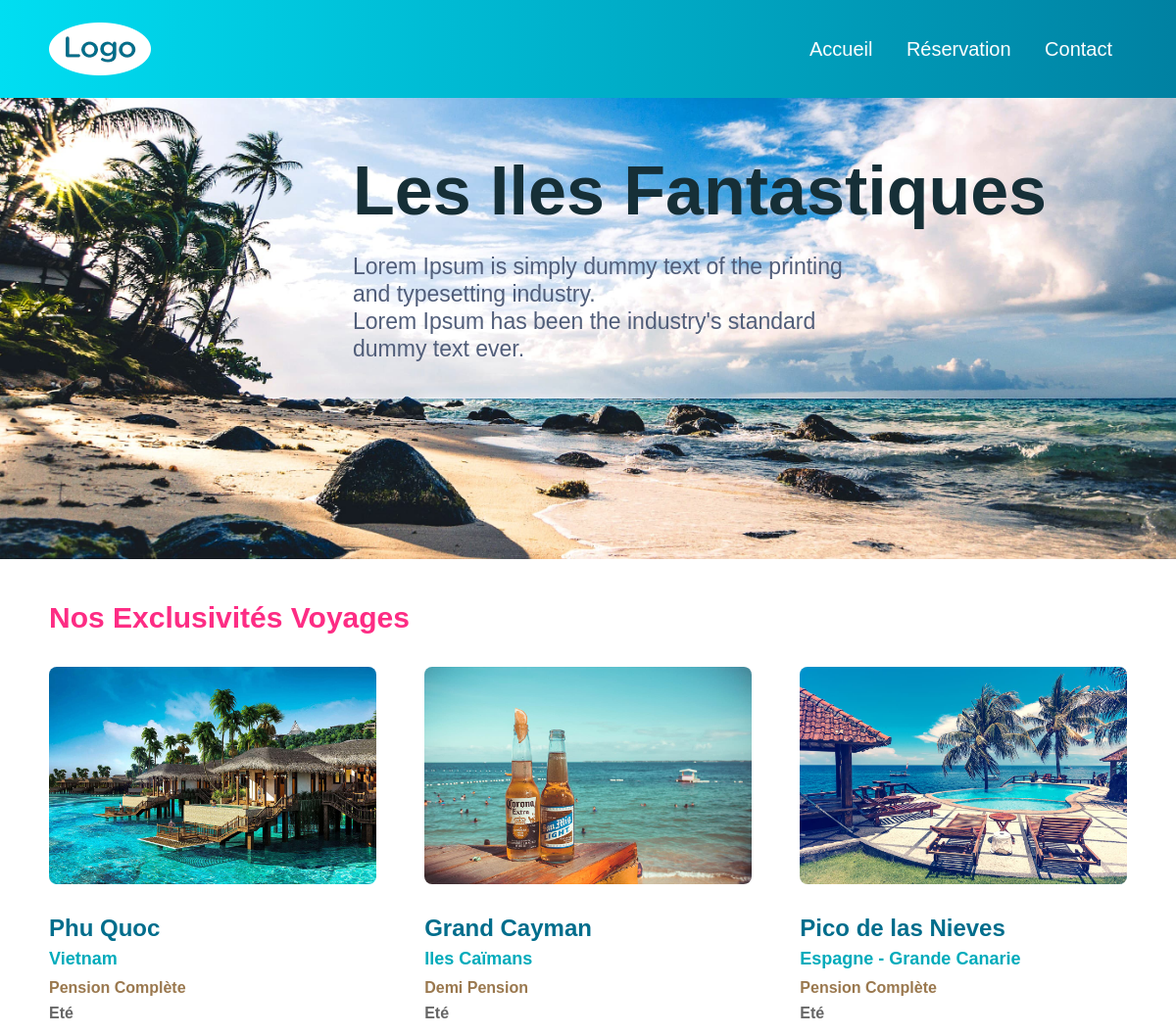
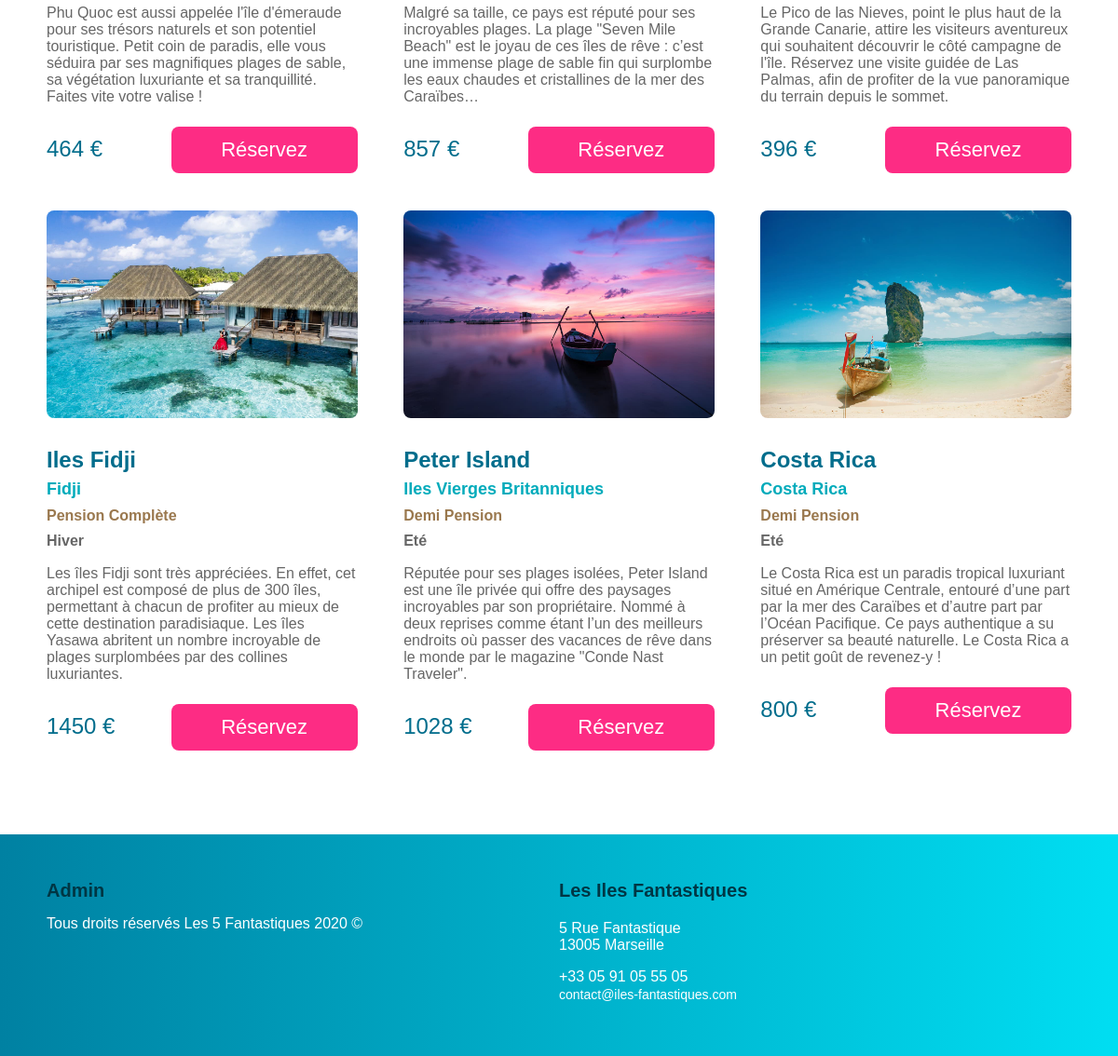
The page / on the database its author committed (2 pictures, top to bottom).
### tables this page shows
CREATE TABLE `destinations` (
  `id` int(11) NOT NULL,
  `image` varchar(160) NOT NULL,
  `lieu` varchar(160) NOT NULL,
  `pays` varchar(160) NOT NULL,
  `categorie` varchar(160) NOT NULL,
  `saison` varchar(160) NOT NULL,
  `description` text NOT NULL,
  `prix` decimal(10,0) NOT NULL
);

### index.php (called while the page is built)
<?php
require_once "php/view/header.php";
require_once "php/view/section-index.php";
require_once "php/view/footer.php";

### php/view/section-index.php (the view, shortened to what this page needs)
<section>
    <h2>Nos Exclusivités Voyages</h2>
    <div class="listeDestination">
    <?php
    $requeteSQL =
    <<<CODESQL
    SELECT * FROM `destinations`
    ORDER BY id ASC
    CODESQL;
    $tabAssoColonneValeur =[];
    $pdo = new PDO("mysql:host=localhost;dbname=ilesfantastiques;charset=utf8;", "root", "");
    $pdoStatement = $pdo->prepare($requeteSQL);
    $pdoStatement->execute($tabAssoColonneValeur);
    $tabLigne = $pdoStatement->fetchAll();
    foreach($tabLigne as $tabAsso)
    {
        $image           = $tabAsso["image"];
        $lieu            = $tabAsso["lieu"];
        $pays            = $tabAsso["pays"];
        $categorie       = $tabAsso["categorie"];
        $saison          = $tabAsso["saison"];
        $description     = $tabAsso["description"];
        $prix            = $tabAsso["prix"];
    echo
    <<<CODEHTML
                    <div class="destination">
                        <img class="image-destination" src="$image" alt="image">
                        <h3>$lieu</h3>
                        <h4>$pays</h4>
                        <h5>$categorie</h5>
                        <h6>$saison</h6>
                        <p>$description</p>
                        <div class="prix">$prix €</div>
                        <a href="#" class="bouton">Réservez</a>
                    </div>
    CODEHTML;
    }
    ?>
    </div>
</section>

### php/view/header.php (shortened to what this page needs)
<!DOCTYPE html>
<html lang="fr">
<head>
    <link rel="stylesheet" href="assets/css/style.css">
</head>
<body>
    <header>
        <nav class="nav-container">
            <a href="index.php"><img class="brand-logo" src="assets/img/logo01.png" alt="logo"></a>
            <a href="index.php">Accueil</a>
            <a href="reservation.php">Réservation</a>
            <a href="contact.php">Contact</a>
        </nav>
        <div class="subpage-header">
        <h1>Les Iles Fantastiques</h1>
        <p>Lorem Ipsum is simply dummy text of the printing and typesetting industry.<br>
        Lorem Ipsum has been the industry's standard dummy text ever.</p>
        </div>
    </header>
    <main>

### php/view/footer.php (shortened to what this page needs)
    </main>
    <footer>
        <div class="bloc">
            <a href="admin.php">Admin</a>
            <p>Tous droits réservés Les 5 Fantastiques 2020 &copy</p>
        </div>
        <div class="bloc">
            <h1>Les Iles Fantastiques</h1>
            <p>
                5 Rue Fantastique<br>
                13005 Marseille
            </p>
            <p>
                +33 05 91 05 55 05<br>
                <a href="mailto:contact@iles-fantastiques.com" class="mail"> contact@iles-fantastiques.com</a>
            </p>
        </div>
    </footer>
</body>
</html>

### assets/css/style.css (style rules this page uses)
* { box-sizing: border-box; }
body { margin: 0px; padding: 0px; font-size: 16px; font-family: Arial, Helvetica, sans-serif; color: #666666; }
.nav-container { background-color: #0081A2; background-image: linear-gradient(90deg, #00DEF2, #0081A2); width: 100%; height: 100px; padding: 40px 50px 0px 50px; text-align: right; position: fixed; }
.nav-container a { color: #FFFFFF; font-size: 20px; line-height: 20px; padding: 15px; margin-left: 0px; text-decoration: none; }
.brand-logo { margin-top: -17px; display: block; float: left; }
.subpage-header { background-color: #FFFFFF; background-image: url("../img/seaside-994605.jpg"); margin-top: 0px; height: 571px; background-position: center; background-repeat: no-repeat; background-size: cover; text-align: left; padding-left: 30%; }
.subpage-header h1 { color: #162F37; font-size: 70px; padding-top: 155px; margin: 0px; }
.subpage-header p { color: #505D79; font-size: 23px; line-height: 28px; width: 540px; }
main { padding: 40px 50px 50px 50px; }
h2 { color: #FD2C84; font-size: 30px; line-height: 40px; margin: 0px 0px 30px 0px; }
h3 { color: #006D8C; font-size: 24px; line-height: 24px; margin-bottom: -14px; }
h4 { color: #00ABBB; font-size: 18px; line-height: 18px; margin-bottom: -14px; }
h5 { color: #9A784E; font-size: 16px; line-height: 16px; margin-bottom: -27px; }
h6 { color: #666666; font-size: 16px; line-height: 16px; margin-bottom: 18px; }
.prix { color: #006D8C; font-size: 24px; line-height: 24px; margin-bottom: 0px; }
.listeDestination { display: flex; width: 100%; justify-content: space-between; flex-wrap: wrap; }
.listeDestination .destination { width: calc(100% / 3 - 3%); order: 10; }
.destination img { width: 100%; object-fit: cover; border-radius: 8px; margin-bottom: 5px; }
.destination p { color: #666666; margin-bottom: 35px; }
.destination .bouton { color: #FFFFFF; font-size: 22px; line-height: 22px; text-align: center; text-decoration: none; width: 200px; background-color: #FD2C84; padding: 14px 20px; border-radius: 8px; float: right; margin-top: -36px; margin-bottom: 40px; }
footer { color: #FFFFFF; font-size: 16px; background-color: #0081A2; background-image: linear-gradient(90deg, #0081A2, #00DEF2); width: 100%; padding: 50px 50px 40px 50px; display: flex; flex-wrap: wrap; }
footer .bloc { width: calc(100% / 2 - 0px); margin-right: 0px; }
footer h1 { color: #003644; font-size: 20px; line-height: 20px; font-weight: bold; margin-top: 0px; margin-bottom: 22px; }
footer a { color: #003644; font-size: 20px; line-height: 20px; font-weight: bold; padding-left: 15px; padding-right: 15px; margin-left: -15px; margin-bottom: 22px; text-decoration: none; }
footer .mail { color: #FFFFFF; font-size: 14px; font-weight: normal; }

### rows shown on the page
destinations: image (picture), lieu "Phu Quoc", pays "Vietnam", categorie "Pension Complète", saison "Eté", description "Phu Quoc est aussi appelée l'île d'émeraude pour ses trésors naturels et son potentiel touristique. Petit coin de paradis, elle vous séduira par ses magnifiques plages de sable, sa végétation luxuriante et sa tranquillité. Faites vite votre valise !", prix "464"
destinations: image (picture), lieu "Grand Cayman", pays "Iles Caïmans", categorie "Demi Pension", saison "Eté", description "Malgré sa taille, ce pays est réputé pour ses incroyables plages. La plage \"Seven Mile Beach\" est le joyau de ces îles de rêve : c’est une immense plage de sable fin qui surplombe les eaux chaudes et cristallines de la mer des Caraïbes…", prix "857"
destinations: image (picture), lieu "Pico de las Nieves", pays "Espagne - Grande Canarie", categorie "Pension Complète", saison "Eté", description "Le Pico de las Nieves, point le plus haut de la Grande Canarie, attire les visiteurs aventureux qui souhaitent découvrir le côté campagne de l'île. Réservez une visite guidée de Las Palmas, afin de profiter de la vue panoramique du terrain depuis le sommet.", prix "396"
destinations: image (picture), lieu "Iles Fidji", pays "Fidji", categorie "Pension Complète", saison "Hiver", description "Les îles Fidji sont très appréciées. En effet, cet archipel est composé de plus de 300 îles, permettant à chacun de profiter au mieux de cette destination paradisiaque. Les îles Yasawa abritent un nombre incroyable de plages surplombées par des collines luxuriantes.", prix "1450"
destinations: image (picture), lieu "Peter Island", pays "Iles Vierges Britanniques", categorie "Demi Pension", saison "Eté", description "Réputée pour ses plages isolées, Peter Island est une île privée qui offre des paysages incroyables par son propriétaire. Nommé à deux reprises comme étant l’un des meilleurs endroits où passer des vacances de rêve dans le monde par le magazine \"Conde Nast Traveler\".", prix "1028"
destinations: image (picture), lieu "Costa Rica", pays "Costa Rica", categorie "Demi Pension", saison "Eté", description "Le Costa Rica est un paradis tropical luxuriant situé en Amérique Centrale, entouré d’une part par la mer des Caraïbes et d’autre part par l’Océan Pacifique. Ce pays authentique a su préserver sa beauté naturelle. Le Costa Rica a un petit goût de revenez-y !", prix "800"
